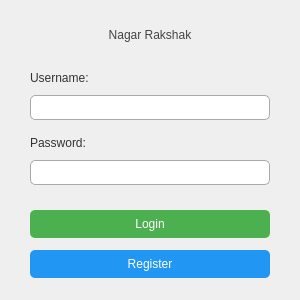
<?xml version="1.0" encoding="UTF-8"?>
<ui version="4.0">
 <class>MainWindow</class>
 <widget class="QMainWindow" name="MainWindow">
  <property name="geometry">
   <rect>
    <x>0</x>
    <y>0</y>
    <width>300</width>
    <height>300</height>
   </rect>
  </property>
  <property name="minimumSize">
   <size>
    <width>300</width>
    <height>300</height>
   </size>
  </property>
  <property name="maximumSize">
   <size>
    <width>300</width>
    <height>300</height>
   </size>
  </property>
  <property name="windowTitle">
   <string>WeaponDetection</string>
  </property>
  <widget class="QWidget" name="centralwidget">
   <widget class="QLabel" name="label_name">
    <property name="geometry">
     <rect>
      <x>50</x>
      <y>20</y>
      <width>200</width>
      <height>30</height>
     </rect>
    </property>
    <property name="text">
     <string>Nagar Rakshak</string>
    </property>
    <property name="alignment">
     <set>Qt::AlignCenter</set>
    </property>
    <property name="styleSheet">
     <string>
      font: bold 16pt "Arial";
      color: #444;
     </string>
    </property>
   </widget>
   <widget class="QLabel" name="label_username">
    <property name="geometry">
     <rect>
      <x>30</x>
      <y>70</y>
      <width>66</width>
      <height>16</height>
     </rect>
    </property>
    <property name="text">
     <string>Username:</string>
    </property>
    <property name="styleSheet">
     <string>
      font: 10pt "Arial";
      color: #333;
     </string>
    </property>
   </widget>
   <widget class="QLabel" name="label_password">
    <property name="geometry">
     <rect>
      <x>30</x>
      <y>135</y>
      <width>66</width>
      <height>16</height>
     </rect>
    </property>
    <property name="text">
     <string>Password:</string>
    </property>
    <property name="styleSheet">
     <string>
      font: 10pt "Arial";
      color: #333;
     </string>
    </property>
   </widget>
   <widget class="QLineEdit" name="username_input">
    <property name="geometry">
     <rect>
      <x>30</x>
      <y>95</y>
      <width>240</width>
      <height>25</height>
     </rect>
    </property>
    <property name="styleSheet">
     <string>
      border: 1px solid #aaa;
      border-radius: 5px;
      padding: 2px;
      font: 10pt "Arial";
     </string>
    </property>
   </widget>
   <widget class="QLineEdit" name="password_input">
    <property name="geometry">
     <rect>
      <x>30</x>
      <y>160</y>
      <width>240</width>
      <height>25</height>
     </rect>
    </property>
    <property name="styleSheet">
     <string>
      border: 1px solid #aaa;
      border-radius: 5px;
      padding: 2px;
      font: 10pt "Arial";
     </string>
    </property>
   </widget>
   <widget class="QPushButton" name="login_button">
    <property name="geometry">
     <rect>
      <x>30</x>
      <y>210</y>
      <width>240</width>
      <height>28</height>
     </rect>
    </property>
    <property name="text">
     <string>Login</string>
    </property>
    <property name="styleSheet">
     <string>
      background-color: #4CAF50;
      color: white;
      border: none;
      border-radius: 5px;
      font: bold 10pt "Arial";
     </string>
    </property>
   </widget>
   <widget class="QPushButton" name="register_button">
    <property name="geometry">
     <rect>
      <x>30</x>
      <y>250</y>
      <width>240</width>
      <height>28</height>
     </rect>
    </property>
    <property name="text">
     <string>Register</string>
    </property>
    <property name="styleSheet">
     <string>
      background-color: #2196F3;
      color: white;
      border: none;
      border-radius: 5px;
      font: bold 10pt "Arial";
     </string>
    </property>
   </widget>
  </widget>
 </widget>
 <resources/>
 <connections/>
</ui>
